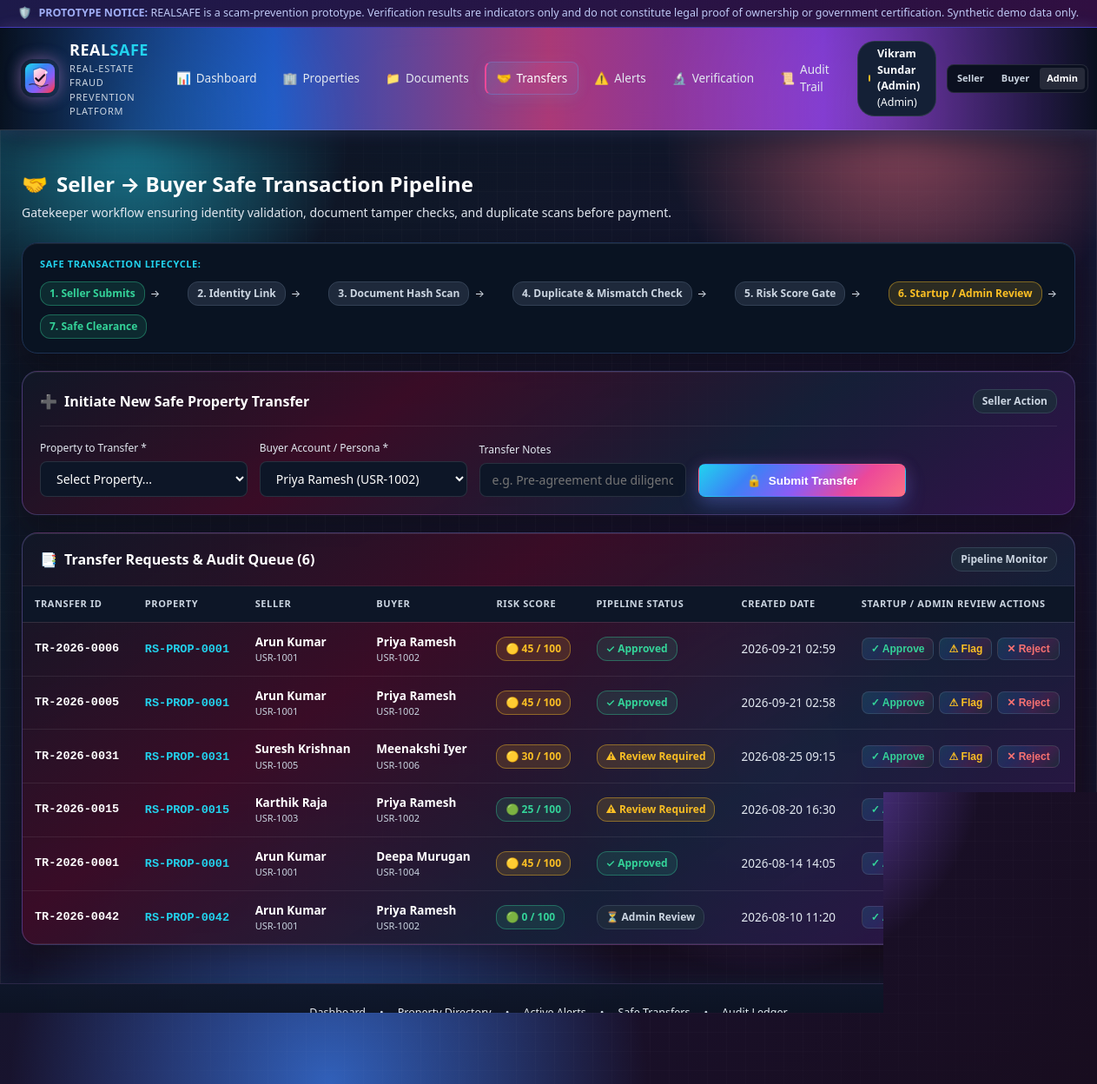
Screenshot of /transfers with the database file from the repository.
### tables this page shows
CREATE TABLE transfers (
        id INTEGER PRIMARY KEY AUTOINCREMENT,
        transfer_id TEXT UNIQUE NOT NULL,
        property_id TEXT NOT NULL,
        seller_id TEXT NOT NULL,
        buyer_id TEXT NOT NULL,
        status TEXT NOT NULL DEFAULT 'Submitted',
        created_at TEXT NOT NULL DEFAULT CURRENT_TIMESTAMP,
        updated_at TEXT NOT NULL DEFAULT CURRENT_TIMESTAMP,
        notes TEXT,
        FOREIGN KEY (property_id) REFERENCES properties (property_id) ON DELETE CASCADE
    );

CREATE TABLE users (
        id INTEGER PRIMARY KEY AUTOINCREMENT,
        verified_user_id TEXT UNIQUE NOT NULL,
        name TEXT NOT NULL,
        role TEXT NOT NULL DEFAULT 'seller',
        verification_status TEXT NOT NULL DEFAULT 'Verified',
        password_hash TEXT NOT NULL DEFAULT 'demo_hash',
        email TEXT,
        created_at TEXT NOT NULL DEFAULT CURRENT_TIMESTAMP
    );

CREATE TABLE properties (
        id INTEGER PRIMARY KEY AUTOINCREMENT,
        property_id TEXT UNIQUE NOT NULL,
        owner_id TEXT NOT NULL,
        owner_name TEXT NOT NULL,
        survey_number TEXT NOT NULL,
        land_area REAL NOT NULL,
        area_unit TEXT NOT NULL DEFAULT 'sq.ft',
        property_type TEXT NOT NULL,
        district TEXT NOT NULL,
        taluk TEXT NOT NULL,
        village TEXT NOT NULL,
        location TEXT NOT NULL,
        registration_date TEXT NOT NULL,
        ownership_status TEXT NOT NULL DEFAULT 'Active',
        verification_status TEXT NOT NULL DEFAULT 'Pending',
        risk_score INTEGER NOT NULL DEFAULT 0,
        risk_level TEXT NOT NULL DEFAULT 'Low Risk',
        previous_owner TEXT,
        transfer_date TEXT,
        created_at TEXT NOT NULL DEFAULT CURRENT_TIMESTAMP
    );

### app.py (the view)
@app.route('/transfers')
def transfers():
    conn = get_db_connection()
    cursor = conn.cursor()
    cursor.execute("""
        SELECT t.*, p.risk_score, p.risk_level, p.verification_status as prop_verif,
               u1.name as seller_name, u2.name as buyer_name
        FROM transfers t
        LEFT JOIN properties p ON t.property_id = p.property_id
        LEFT JOIN users u1 ON t.seller_id = u1.verified_user_id
        LEFT JOIN users u2 ON t.buyer_id = u2.verified_user_id
        ORDER BY t.id DESC
    """)
    transfer_list = [dict(r) for r in cursor.fetchall()]
    cursor.execute("SELECT property_id, owner_name, risk_score FROM properties ORDER BY property_id ASC")
    props = [dict(r) for r in cursor.fetchall()]
    cursor.execute("SELECT * FROM users WHERE role = 'buyer'")
    buyers = [dict(r) for r in cursor.fetchall()]
    conn.close()
    return render_template(
        'transfers.html',
        transfers=transfer_list,
        properties=props,
        buyers=buyers,
        selected_property_id=request.args.get('property_id')
    )

### app.py (called while the page is built)
@app.before_request
def setup_default_session():
    if 'user_id' not in session:
        session['user_id'] = 'USR-1000'
        session['user_name'] = 'Vikram Sundar (Admin)'
        session['user_role'] = 'admin'

### models/database.py (called while the page is built)
def get_db_connection():
    os.makedirs(os.path.dirname(DB_PATH), exist_ok=True)
    conn = sqlite3.connect(DB_PATH)
    conn.row_factory = sqlite3.Row
    conn.execute("PRAGMA foreign_keys = ON")
    return conn

### templates/transfers.html (shortened to what this page needs)
{% extends "base.html" %}
{% block content %}
<div class="page-header">
  <div class="page-title">
    <h2><span>🤝</span> Seller &rarr; Buyer Safe Transaction Pipeline</h2>
    <p>Gatekeeper workflow ensuring identity validation, document tamper checks, and duplicate scans before payment.</p>
  </div>
</div>
<div class="card" style="background: #091322; border-color: #1e3355; padding: 16px 20px;">
  <div style="font-size: 11px; text-transform: uppercase; color: var(--accent-cyan); font-weight: 700; letter-spacing: 0.6px; margin-bottom: 12px;">
    SAFE TRANSACTION LIFECYCLE:
  </div>
  <div style="display: flex; align-items: center; justify-content: space-between; flex-wrap: wrap; gap: 10px; font-size: 12px; color: var(--text-secondary);">
    <div style="display: flex; align-items: center; gap: 6px;">
      <span class="badge badge-verified">1. Seller Submits</span>
      <span>&rarr;</span>
    </div>
    <div style="display: flex; align-items: center; gap: 6px;">
      <span class="badge badge-neutral">2. Identity Link</span>
      <span>&rarr;</span>
    </div>
    <div style="display: flex; align-items: center; gap: 6px;">
      <span class="badge badge-neutral">3. Document Hash Scan</span>
      <span>&rarr;</span>
    </div>
    <div style="display: flex; align-items: center; gap: 6px;">
      <span class="badge badge-neutral">4. Duplicate & Mismatch Check</span>
      <span>&rarr;</span>
    </div>
    <div style="display: flex; align-items: center; gap: 6px;">
      <span class="badge badge-neutral">5. Risk Score Gate</span>
      <span>&rarr;</span>
    </div>
    <div style="display: flex; align-items: center; gap: 6px;">
      <span class="badge badge-review-required">6. Startup / Admin Review</span>
      <span>&rarr;</span>
    </div>
    <div>
      <span class="badge badge-verified">7. Safe Clearance</span>
    </div>
  </div>
</div>
<div class="card">
  <div class="card-header">
    <h3><span>➕</span> Initiate New Safe Property Transfer</h3>
    <span class="badge badge-neutral">Seller Action</span>
  </div>
  <form method="POST" action="{{ url_for('initiate_transfer') }}" style="display: grid; grid-template-columns: repeat(auto-fit, minmax(220px, 1fr)) 160px; gap: 14px; align-items: flex-end;">
    <div>
      <label style="font-size: 12px; color: var(--text-secondary); display: block; margin-bottom: 6px;">
        Property to Transfer *
      </label>
      <select name="property_id" class="form-control" required>
        <option value="">Select Property...</option>
      </select>
    </div>
    <div>
      <label style="font-size: 12px; color: var(--text-secondary); display: block; margin-bottom: 6px;">
        Buyer Account / Persona *
      </label>
      <select name="buyer_id" class="form-control" required>
        {% for u in buyers %}
          <option value="{{ u.verified_user_id }}">{{ u.name }} ({{ u.verified_user_id }})</option>
        {% endfor %}
      </select>
    </div>
    <div>
      <label style="font-size: 12px; color: var(--text-secondary); display: block; margin-bottom: 6px;">
        Transfer Notes
      </label>
      <input type="text" name="notes" class="form-control" placeholder="e.g. Pre-agreement due diligence deposit">
    </div>
    <button type="submit" class="btn btn-primary" style="height: 38px;">
      <span>🔒</span> Submit Transfer
    </button>
  </form>
</div>
<div class="card" style="padding: 0; overflow: hidden;">
  <div class="card-header" style="padding: 16px 20px; margin: 0;">
    <h3><span>📑</span> Transfer Requests & Audit Queue ({{ transfers|length }})</h3>
    <span class="badge badge-neutral">Pipeline Monitor</span>
  </div>
  <div class="table-responsive">
    <table class="data-table">
      <thead>
        <tr>
          <th>Transfer ID</th>
          <th>Property</th>
          <th>Seller</th>
          <th>Buyer</th>
          <th>Risk Score</th>
          <th>Pipeline Status</th>
          <th>Created Date</th>
          <th>Startup / Admin Review Actions</th>
        </tr>
      </thead>
      <tbody>
        {% for tr in transfers %}
          <tr>
            <td class="mono-id"><strong>{{ tr.transfer_id }}</strong></td>
            <td>
              <a href="{{ url_for('property_passport', property_id=tr.property_id) }}" class="mono-id" style="text-decoration: none;">
                {{ tr.property_id }}
              </a>
            </td>
            <td>
              <strong>{{ tr.seller_name or tr.seller_id }}</strong>
              <div style="font-size: 11px; color: var(--text-muted);">{{ tr.seller_id }}</div>
            </td>
            <td>
              <strong>{{ tr.buyer_name or tr.buyer_id }}</strong>
              <div style="font-size: 11px; color: var(--text-muted);">{{ tr.buyer_id }}</div>
            </td>
            <td>
              {% if tr.risk_score >= 60 %}
                <span class="badge badge-high-risk">🔴 {{ tr.risk_score }} / 100</span>
              {% elif tr.risk_score >= 30 %}
                <span class="badge badge-review-required">🟡 {{ tr.risk_score }} / 100</span>
              {% else %}
                <span class="badge badge-low-risk">🟢 {{ tr.risk_score }} / 100</span>
              {% endif %}
            </td>
            <td>
              {% if tr.status == 'Approved' %}
                <span class="badge badge-verified">✓ Approved</span>
              {% elif tr.status == 'Review Required' %}
                <span class="badge badge-review-required">⚠ Review Required</span>
              {% elif tr.status == 'Rejected' %}
                <span class="badge badge-high-risk">❌ Rejected</span>
              {% else %}
                <span class="badge badge-neutral">⏳ {{ tr.status }}</span>
              {% endif %}
            </td>
            <td>{{ tr.created_at[:16] }}</td>
            <td>
              <div style="display: flex; gap: 6px;">
                <form method="POST" action="{{ url_for('update_transfer_status', transfer_id=tr.transfer_id, new_status='Approved') }}" style="display: inline;">
                  <button type="submit" class="btn btn-secondary btn-sm" style="color: #34d399;" title="Approve Transfer">
                    ✓ Approve
                  </button>
                </form>
                <form method="POST" action="{{ url_for('update_transfer_status', transfer_id=tr.transfer_id, new_status='Review Required') }}" style="display: inline;">
                  <button type="submit" class="btn btn-secondary btn-sm" style="color: #fbbf24;" title="Flag for In-depth Diligence">
                    ⚠ Flag
                  </button>
                </form>
                <form method="POST" action="{{ url_for('update_transfer_status', transfer_id=tr.transfer_id, new_status='Rejected') }}" style="display: inline;">
                  <button type="submit" class="btn btn-secondary btn-sm" style="color: #f87171;" title="Reject Transfer">
                    ✕ Reject
                  </button>
                </form>
              </div>
            </td>
          </tr>
        {% else %}
          <tr>
            <td colspan="8" style="text-align: center; padding: 32px; color: var(--text-muted);">
              No property transfers currently in pipeline.
            </td>
          </tr>
        {% endfor %}
      </tbody>
    </table>
  </div>
</div>
{% endblock %}

### templates/base.html (shortened to what this page needs)
<!DOCTYPE html>
<html lang="en">
<head>
  <link rel="stylesheet" href="{{ url_for('static', filename='style.css') }}">
</head>
<body>
  <div class="disclaimer-banner">
    <span>🛡️</span>
    <span>
      <strong>PROTOTYPE NOTICE:</strong> REALSAFE is a scam-prevention prototype. Verification results are indicators only and do not constitute legal proof of ownership or government certification. Synthetic demo data only.
    </span>
  </div>
  <header class="app-header">
    <div class="nav-container">
      <a href="{{ url_for('dashboard') }}" class="brand-group">
        <img class="brand-logo" src="{{ url_for('static', filename='logo.svg') }}" alt="REALSAFE logo">
        <div class="brand-text">
          <h1>REAL<span>SAFE</span></h1>
          <div class="brand-tagline">Real-Estate Fraud Prevention Platform</div>
        </div>
      </a>
      <nav class="main-nav">
        <a href="{{ url_for('dashboard') }}" class="{% if request.endpoint == 'dashboard' %}active{% endif %}">
          <span>📊</span> Dashboard
        </a>
        <a href="{{ url_for('properties') }}" class="{% if request.endpoint in ['properties', 'property_passport', 'new_property'] %}active{% endif %}">
          <span>🏢</span> Properties
        </a>
        <a href="{{ url_for('documents') }}" class="{% if request.endpoint == 'documents' %}active{% endif %}">
          <span>📁</span> Documents
        </a>
        <a href="{{ url_for('transfers') }}" class="{% if request.endpoint == 'transfers' %}active{% endif %}">
          <span>🤝</span> Transfers
        </a>
        <a href="{{ url_for('alerts') }}" class="{% if request.endpoint == 'alerts' %}active{% endif %}">
          <span>⚠️</span> Alerts
        </a>
        <a href="{{ url_for('verification_center') }}" class="{% if request.endpoint == 'verification_center' %}active{% endif %}">
          <span>🔬</span> Verification
        </a>
        <a href="{{ url_for('audit') }}" class="{% if request.endpoint == 'audit' %}active{% endif %}">
          <span>📜</span> Audit Trail
        </a>
      </nav>
      <div class="user-persona-group">
        <div class="persona-badge">
          <span class="persona-dot {{ session.get('user_role', 'admin') }}"></span>
          <span><strong>{{ session.get('user_name', 'Demo Admin') }}</strong> ({{ session.get('user_role', 'admin')|capitalize }})</span>
        </div>
        <div class="role-switcher-dropdown">
          <a href="{{ url_for('switch_role', role='seller') }}" class="{% if session.get('user_role') == 'seller' %}active{% endif %}" title="Switch to Demo Seller">Seller</a>
          <a href="{{ url_for('switch_role', role='buyer') }}" class="{% if session.get('user_role') == 'buyer' %}active{% endif %}" title="Switch to Demo Buyer">Buyer</a>
          <a href="{{ url_for('switch_role', role='admin') }}" class="{% if session.get('user_role', 'admin') == 'admin' %}active{% endif %}" title="Switch to Demo Admin">Admin</a>
        </div>
      </div>
    </div>
  </header>
  <main class="app-main">
    {% block content %}{% endblock %}
  </main>
  <footer class="app-footer">
    <div class="footer-links">
      <a href="{{ url_for('dashboard') }}">Dashboard</a> &bull;
      <a href="{{ url_for('properties') }}">Property Directory</a> &bull;
      <a href="{{ url_for('alerts') }}">Active Alerts</a> &bull;
      <a href="{{ url_for('transfers') }}">Safe Transfers</a> &bull;
      <a href="{{ url_for('audit') }}">Audit Ledger</a>
    </div>
    <p>
      &copy; 2026 REALSAFE — Real-Estate Fraud Risk Detection & Document Verification Prototype.
    </p>
    <p style="margin-top: 4px; font-size: 11.5px; color: #475569;">
      Open Government Reference Architecture: data.gov.in & Tamil Nadu GIS Administrative Reference Model. Fictional anonymized records only.
    </p>
  </footer>
</body>
</html>

### rows the page displays
transfers: transfer_id "TR-2026-0006", property_id "RS-PROP-0001", name "Arun Kumar", seller_id "USR-1001", name "Priya Ramesh", buyer_id "USR-1002", risk_score "45", status "✓ Approved", created_at "2026-09-21 02:59"
transfers: transfer_id "TR-2026-0005", property_id "RS-PROP-0001", name "Arun Kumar", seller_id "USR-1001", name "Priya Ramesh", buyer_id "USR-1002", risk_score "45", status "✓ Approved", created_at "2026-09-21 02:58"
transfers: transfer_id "TR-2026-0031", property_id "RS-PROP-0031", name "Suresh Krishnan", seller_id "USR-1005", name "Meenakshi Iyer", buyer_id "USR-1006", risk_score "30", status "⚠ Review Required", created_at "2026-08-25 09:15"
transfers: transfer_id "TR-2026-0015", property_id "RS-PROP-0015", name "Karthik Raja", seller_id "USR-1003", name "Priya Ramesh", buyer_id "USR-1002", risk_score "25", status "⚠ Review Required", created_at "2026-08-20 16:30"
transfers: transfer_id "TR-2026-0001", property_id "RS-PROP-0001", name "Arun Kumar", seller_id "USR-1001", name "Deepa Murugan", buyer_id "USR-1004", risk_score "45", status "✓ Approved", created_at "2026-08-14 14:05"
transfers: transfer_id "TR-2026-0042", property_id "RS-PROP-0042", name "Arun Kumar", seller_id "USR-1001", name "Priya Ramesh", buyer_id "USR-1002", risk_score "0", status "Admin Review", created_at "2026-08-10 11:20"

### other values shown
{{ session.get('user_name', 'Demo Admin') }} "Vikram Sundar (Admin)"
{{ session.get('user_role', 'admin')|capitalize }} "Admin"
{{ transfers|length }} "6"
form field buyer_id "Priya Ramesh (USR-1002)"
